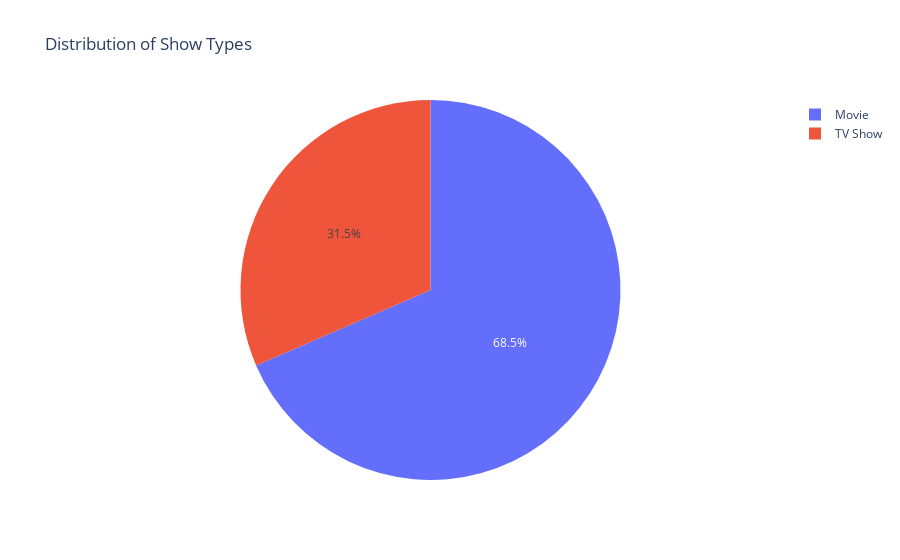

The code cell stored with this chart in its notebook:
### Markdown cell above
Distrubution of Movies and TV Shows

### Code cell
type_counts = data['type'].value_counts()

fig = px.pie(type_counts, values=type_counts.values, names=type_counts.index, title='Distribution of Show Types')
fig.show()

### Figure 1 — Plotly figure (JSON) as saved in the notebook; plotly's stock layout.template omitted (floating-point values rounded to 4 significant figures)
{"data": [{"domain": {"x": [0, 1], "y": [0, 1]}, "hovertemplate": "index=%{label}<br>value=%{value}<extra></extra>", "labels": ["Movie", "TV Show"], "legendgroup": "", "name": "", "showlegend": true, "type": "pie", "values": [4257, 1957]}], "layout": {"legend": {"tracegroupgap": 0}, "title": {"text": "Distribution of Show Types"}}}
